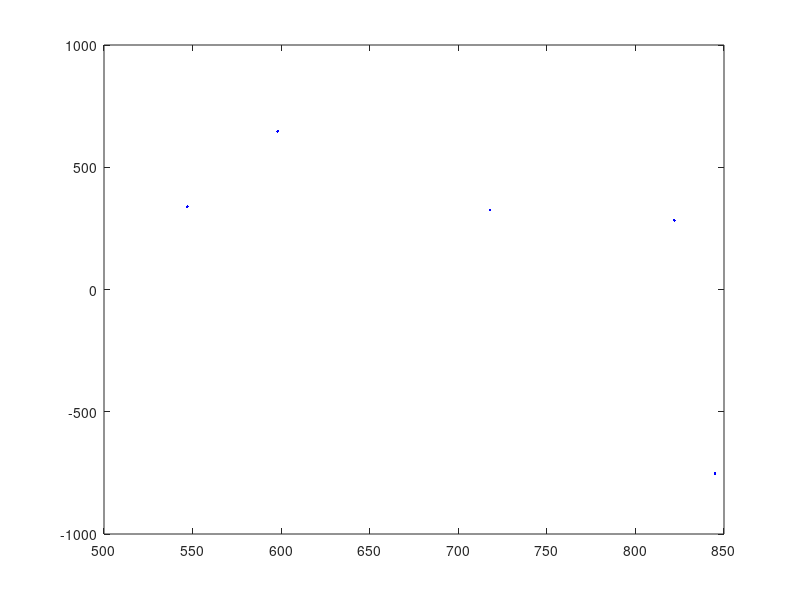

Source code (MATLAB): (Note: this script raises an error after producing the figure.)
% Linear Regression
clearvars, clc, clf, close all;

% ask how many *random* data points to generate
n = input("How many random data points do you want?");

data_vals = randi([-1000, 1000], 2, n);

% graph all randomly-generated data points
figure;
for i = 1:n 
    plot(data_vals(1,i), data_vals(2,i), 'b.'); hold on;  
end

x_vals = data_vals(1, 1:n); % get x values vector from original data values matrix
y_vals = data_vals(2, 1:n); % get x values vector from original data values matrix
xy_vals = x_vals .* y_vals; % multiply corresponding elements in x_vals & y_vals
x_sq_vals = x_vals.^2;      % square values in x_vals

x_sum = sum(x_vals); % sum of all x vals
y_sum = sum(y_vals); % sum of all y vals
xy_sum = sum(xy_vals); % sum of all xy vals
x_sq_sum = sum(x_sq_vals); % sum of all x_sq vals

x_mean = x_sum / n; % mean of x_vals
y_mean = y_sum / n; % mean of y_vals

% formula taken from GeeksForGeeks
a = ((y_sum * x_sq_sum) - (x_sum * xy_sum)) / (n * x_sq_sum - x_sum.^2);
b = ((n * xy_sum) - (x_sum * y_sum)) / (n * x_sq_sum - x_sum.^2);

% create least squares regression line (LSRL)
syms x;
lsrl = @(x) a + b * x;

% plot LSRL
fplot(lsrl, 'r');

% plot mean of data set
plot(x_mean, y_mean, 'y*');

% final LSRL printed
fprintf("\ny = " + a + " + (" + b + ")x")